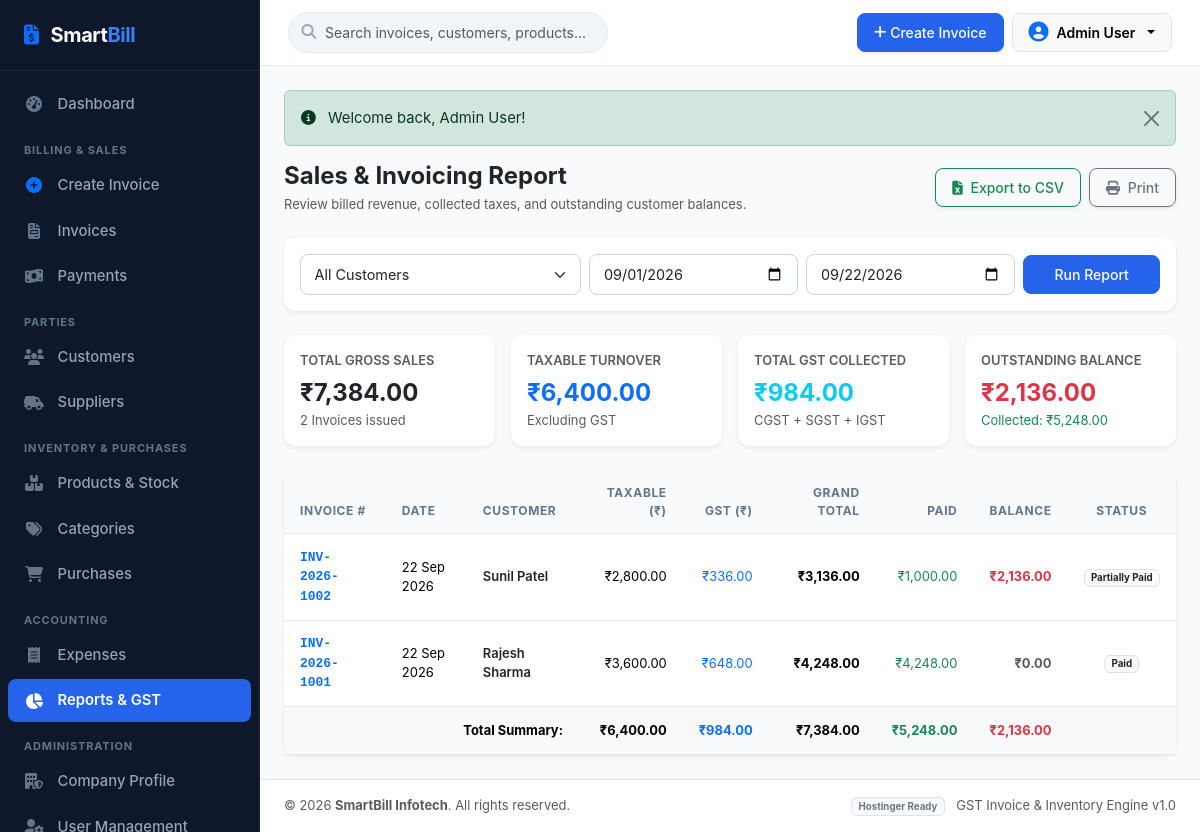
Screenshot of /reports/sales.php (signed in) with the database file from the repository.
### tables this page shows
CREATE TABLE IF NOT EXISTS `invoices` (
  `id` INT AUTO_INCREMENT PRIMARY KEY,
  `invoice_number` VARCHAR(50) NOT NULL UNIQUE,
  `invoice_date` DATE NOT NULL,
  `customer_id` INT NOT NULL,
  `customer_name` VARCHAR(150) NOT NULL,
  `customer_gstin` VARCHAR(30) DEFAULT NULL,
  `customer_address` TEXT DEFAULT NULL,
  `place_of_supply` VARCHAR(100) DEFAULT NULL,
  `subtotal` DECIMAL(12,2) DEFAULT 0.00,
  `discount` DECIMAL(12,2) DEFAULT 0.00,
  `taxable_amount` DECIMAL(12,2) DEFAULT 0.00,
  `cgst` DECIMAL(12,2) DEFAULT 0.00,
  `sgst` DECIMAL(12,2) DEFAULT 0.00,
  `igst` DECIMAL(12,2) DEFAULT 0.00,
  `grand_total` DECIMAL(12,2) DEFAULT 0.00,
  `paid_amount` DECIMAL(12,2) DEFAULT 0.00,
  `outstanding_amount` DECIMAL(12,2) DEFAULT 0.00,
  `status` ENUM('Paid', 'Partially Paid', 'Unpaid') DEFAULT 'Unpaid',
  `notes` TEXT DEFAULT NULL,
  `created_at` TIMESTAMP DEFAULT CURRENT_TIMESTAMP,
  INDEX `idx_customer` (`customer_id`),
  INDEX `idx_invoice_date` (`invoice_date`),
  INDEX `idx_status` (`status`)
);

CREATE TABLE IF NOT EXISTS `customers` (
  `id` INT AUTO_INCREMENT PRIMARY KEY,
  `name` VARCHAR(150) NOT NULL,
  `business_name` VARCHAR(200) DEFAULT NULL,
  `mobile` VARCHAR(20) DEFAULT NULL,
  `email` VARCHAR(150) DEFAULT NULL,
  `billing_address` TEXT DEFAULT NULL,
  `shipping_address` TEXT DEFAULT NULL,
  `gstin` VARCHAR(30) DEFAULT NULL,
  `pan` VARCHAR(30) DEFAULT NULL,
  `state` VARCHAR(100) DEFAULT 'Maharashtra',
  `state_code` VARCHAR(10) DEFAULT '27',
  `customer_type` ENUM('Registered', 'Unregistered', 'Composition', 'Consumer') DEFAULT 'Registered',
  `opening_balance` DECIMAL(12,2) DEFAULT 0.00,
  `created_at` TIMESTAMP DEFAULT CURRENT_TIMESTAMP
);

CREATE TABLE IF NOT EXISTS `company_settings` (
  `id` INT PRIMARY KEY DEFAULT 1,
  `company_name` VARCHAR(200) NOT NULL DEFAULT 'SmartBill Enterprises',
  `legal_name` VARCHAR(200) DEFAULT 'SmartBill Solutions Private Limited',
  `address` TEXT DEFAULT 'Plot No. 42, Tech City Road, Cyber Square',
  `city` VARCHAR(100) DEFAULT 'Mumbai',
  `state` VARCHAR(100) DEFAULT 'Maharashtra',
  `pin_code` VARCHAR(20) DEFAULT '400001',
  `mobile` VARCHAR(20) DEFAULT '+91 98765 43210',
  `email` VARCHAR(150) DEFAULT 'contact@smartbill.com',
  `gstin` VARCHAR(30) DEFAULT '27AABCS1429B1Z5',
  `pan` VARCHAR(30) DEFAULT 'AABCS1429B',
  `state_code` VARCHAR(10) DEFAULT '27',
  `logo` VARCHAR(255) DEFAULT NULL,
  `invoice_prefix` VARCHAR(20) DEFAULT 'INV-2026',
  `starting_invoice_number` INT DEFAULT 1001,
  `bank_name` VARCHAR(150) DEFAULT 'HDFC Bank Ltd',
  `account_number` VARCHAR(50) DEFAULT '50200012345678',
  `ifsc` VARCHAR(30) DEFAULT 'HDFC0001234',
  `upi_id` VARCHAR(100) DEFAULT 'smartbill@hdfcbank',
  `terms_conditions` TEXT DEFAULT '1. Goods once sold will not be taken back or exchanged.\n2. All disputes subject to local jurisdiction only.\n3. Interest @ 18% p.a. will be charged if payment is not made within due date.',
  `authorized_signatory` VARCHAR(150) DEFAULT 'For SmartBill Solutions Pvt Ltd',
  `updated_at` TIMESTAMP DEFAULT CURRENT_TIMESTAMP ON UPDATE CURRENT_TIMESTAMP
);

### reports/sales.php (the view, shortened to what this page needs)
<?php
require_once __DIR__ . '/../includes/auth_check.php';
$from_date = trim($_GET['from'] ?? date('Y-m-01'));
$to_date = trim($_GET['to'] ?? date('Y-m-d'));
$customer_id = (int)($_GET['customer_id'] ?? 0);
$query = "
    SELECT i.*, c.name as customer_name
    FROM invoices i
    LEFT JOIN customers c ON i.customer_id = c.id
    WHERE i.invoice_date >= ? AND i.invoice_date <= ?
";
$params = [$from_date, $to_date];
$query .= " ORDER BY i.invoice_date DESC, i.id DESC";
$stmt = $pdo->prepare($query);
$stmt->execute($params);
$sales = $stmt->fetchAll();
$total_invoices = count($sales);
$total_taxable = 0;
$total_tax = 0;
$total_grand = 0;
$total_received = 0;
$total_due = 0;
foreach ($sales as $s) {
    $total_taxable += (float)$s['taxable_amount'];
    $total_tax += ((float)$s['cgst'] + (float)$s['sgst'] + (float)$s['igst']);
    $total_grand += (float)$s['grand_total'];
    $total_received += (float)$s['paid_amount'];
    $total_due += (float)$s['outstanding_amount'];
}
include __DIR__ . '/../includes/header.php';
?>
<div class="d-flex flex-column flex-md-row justify-content-between align-items-md-center mb-4 gap-2">
    <div>
        <h4 class="fw-bold mb-1 text-dark">Sales & Invoicing Report</h4>
        <p class="text-muted small mb-0">Review billed revenue, collected taxes, and outstanding customer balances.</p>
    </div>
    <div class="d-flex gap-2">
        <a href="sales.php?from=<?= urlencode($from_date) ?>&to=<?= urlencode($to_date) ?>&customer_id=<?= $customer_id ?>&export=csv" class="btn btn-outline-success btn-sm shadow-sm">
            <i class="fa-solid fa-file-excel me-1"></i> Export to CSV
        </a>
        <button onclick="window.print()" class="btn btn-outline-secondary btn-sm shadow-sm">
            <i class="fa-solid fa-print me-1"></i> Print
        </button>
    </div>
</div>
<div class="card border-0 shadow-sm mb-4">
    <div class="card-body p-3">
        <form method="GET" action="sales.php" class="row g-2 align-items-center">
            <div class="col-md-4">
                <select name="customer_id" class="form-select form-select-sm" onchange="this.form.submit()">
                    <option value="0">All Customers</option>
                </select>
            </div>
            <div class="col-md-3">
                <input type="date" name="from" class="form-control form-control-sm" value="<?= htmlspecialchars($from_date) ?>" required title="From Date">
            </div>
            <div class="col-md-3">
                <input type="date" name="to" class="form-control form-control-sm" value="<?= htmlspecialchars($to_date) ?>" required title="To Date">
            </div>
            <div class="col-md-2 d-flex gap-2">
                <button type="submit" class="btn btn-primary btn-sm flex-grow-1">Run Report</button>
            </div>
        </form>
    </div>
</div>
<div class="row g-3 mb-4">
    <div class="col-sm-6 col-lg-3">
        <div class="card p-3 border-0 shadow-sm bg-white">
            <span class="text-muted small fw-semibold">TOTAL GROSS SALES</span>
            <div class="fs-4 fw-bold text-dark mt-1"><?= formatCurrency($total_grand) ?></div>
            <div class="small text-muted"><?= $total_invoices ?> Invoices issued</div>
        </div>
    </div>
    <div class="col-sm-6 col-lg-3">
        <div class="card p-3 border-0 shadow-sm bg-white">
            <span class="text-muted small fw-semibold">TAXABLE TURNOVER</span>
            <div class="fs-4 fw-bold text-primary mt-1"><?= formatCurrency($total_taxable) ?></div>
            <div class="small text-muted">Excluding GST</div>
        </div>
    </div>
    <div class="col-sm-6 col-lg-3">
        <div class="card p-3 border-0 shadow-sm bg-white">
            <span class="text-muted small fw-semibold">TOTAL GST COLLECTED</span>
            <div class="fs-4 fw-bold text-info mt-1"><?= formatCurrency($total_tax) ?></div>
            <div class="small text-muted">CGST + SGST + IGST</div>
        </div>
    </div>
    <div class="col-sm-6 col-lg-3">
        <div class="card p-3 border-0 shadow-sm bg-white">
            <span class="text-muted small fw-semibold">OUTSTANDING BALANCE</span>
            <div class="fs-4 fw-bold text-danger mt-1"><?= formatCurrency($total_due) ?></div>
            <div class="small text-success">Collected: <?= formatCurrency($total_received) ?></div>
        </div>
    </div>
</div>
<div class="card border-0 shadow-sm">
    <div class="card-body p-0">
        <?php if (empty($sales)): ?>
            <div class="p-4 text-center text-muted small">No sales records found in selected date range.</div>
        <?php else: ?>
            <div class="table-responsive">
                <table class="table table-hover align-middle mb-0 small">
                    <thead class="table-light">
                        <tr>
                            <th>Invoice #</th>
                            <th>Date</th>
                            <th>Customer</th>
                            <th class="text-end">Taxable (₹)</th>
                            <th class="text-end">GST (₹)</th>
                            <th class="text-end">Grand Total</th>
                            <th class="text-end">Paid</th>
                            <th class="text-end">Balance</th>
                            <th class="text-center">Status</th>
                        </tr>
                    </thead>
                    <tbody>
                        <?php foreach ($sales as $s): ?>
                            <?php $gst_amount = (float)$s['cgst'] + (float)$s['sgst'] + (float)$s['igst']; ?>
                            <tr>
                                <td class="fw-bold font-monospace">
                                    <a href="../invoices/view.php?id=<?= $s['id'] ?>" class="text-primary text-decoration-none">
                                        <?= htmlspecialchars($s['invoice_number']) ?>
                                    </a>
                                </td>
                                <td><?= formatDate($s['invoice_date'], 'd M Y') ?></td>
                                <td class="fw-semibold text-dark"><?= htmlspecialchars($s['customer_name']) ?></td>
                                <td class="text-end"><?= formatCurrency($s['taxable_amount']) ?></td>
                                <td class="text-end text-primary"><?= formatCurrency($gst_amount) ?></td>
                                <td class="text-end fw-bold"><?= formatCurrency($s['grand_total']) ?></td>
                                <td class="text-end text-success"><?= formatCurrency($s['paid_amount']) ?></td>
                                <td class="text-end fw-bold <?= ((float)$s['outstanding_amount'] > 0) ? 'text-danger' : 'text-muted' ?>">
                                    <?= formatCurrency($s['outstanding_amount']) ?>
                                </td>
                                <td class="text-center">
                                    <span class="badge bg-light text-dark border"><?= htmlspecialchars($s['status']) ?></span>
                                </td>
                            </tr>
                        <?php endforeach; ?>
                    </tbody>
                    <tfoot class="table-light fw-bold">
                        <tr>
                            <td colspan="3" class="text-end">Total Summary:</td>
                            <td class="text-end"><?= formatCurrency($total_taxable) ?></td>
                            <td class="text-end text-primary"><?= formatCurrency($total_tax) ?></td>
                            <td class="text-end"><?= formatCurrency($total_grand) ?></td>
                            <td class="text-end text-success"><?= formatCurrency($total_received) ?></td>
                            <td class="text-end text-danger"><?= formatCurrency($total_due) ?></td>
                            <td></td>
                        </tr>
                    </tfoot>
                </table>
            </div>
        <?php endif; ?>
    </div>
</div>
<?php include __DIR__ . '/../includes/footer.php'; ?>

### includes/footer.php (shortened to what this page needs)
        </main>
        <footer class="bg-white border-top py-3 px-4 text-center text-md-between d-flex flex-column flex-md-row align-items-center justify-content-between text-muted small mt-auto">
            <div>
                &copy; <?= date('Y') ?> <strong><?= htmlspecialchars($company_info['company_name'] ?? 'SmartBill') ?></strong>. All rights reserved.
            </div>
            <div class="mt-1 mt-md-0">
                <span class="badge bg-light text-secondary border">Hostinger Ready</span>
                <span class="ms-2">GST Invoice & Inventory Engine v1.0</span>
            </div>
        </footer>
    </div>
</div>
</body>
</html>

### assets/css/style.css (style rules this page uses)
:root { --sb-primary: #2563eb; --sb-primary-hover: #1d4ed8; --sb-primary-light: #eff6ff; --sb-secondary: #475569; --sb-success: #059669; --sb-success-light: #ecfdf5; --sb-warning: #d97706; --sb-warning-light: #fffbeb; --sb-danger: #dc2626; --sb-danger-light: #fef2f2; --sb-info: #0891b2; --sb-dark: #0f172a; --sb-slate: #1e293b; --sb-sidebar-bg: #0f172a; --sb-sidebar-text: #94a3b8; --sb-sidebar-active: #3b82f6; --sb-border: #e2e8f0; --sb-bg: #f8fafc; --sb-card-bg: #ffffff; --sb-text: #1e293b; --sb-text-muted: #64748b; --sb-sidebar-width: 260px; }
body { font-family: -apple-system, BlinkMacSystemFont, "Segoe UI", Roboto, "Helvetica Neue", Arial, sans-serif; background-color: var(--sb-bg); color: var(--sb-text); min-height: 100vh; margin: 0; padding: 0; font-size: 0.925rem; }
.card { border: 1px solid var(--sb-border); border-radius: 0.75rem; box-shadow: 0 1px 3px 0 rgba(0, 0, 0, 0.04); }
.table th { background-color: #f8fafc; font-size: 0.75rem; font-weight: 700; text-transform: uppercase; letter-spacing: 0.05em; color: var(--sb-text-muted); border-bottom: 1px solid var(--sb-border); padding: 0.85rem 1rem; }
.table td { padding: 0.85rem 1rem; vertical-align: middle; border-bottom: 1px solid var(--sb-border); }
.form-control, .form-select { border-color: #cbd5e1; border-radius: 0.5rem; font-size: 0.9rem; padding: 0.55rem 0.85rem; }
.btn { font-weight: 500; border-radius: 0.5rem; padding: 0.5rem 1rem; transition: all 0.15s ease; }
.btn-primary { background-color: var(--sb-primary); border-color: var(--sb-primary); }

### rows the page displays
invoices: invoice_number "INV-2026-1002", invoice_date "22 Sep 2026", customer.name "Sunil Patel", taxable_amount "₹2,800.00", formatCurrency($gst_amount) "₹336.00", grand_total "₹3,136.00", paid_amount "₹1,000.00", outstanding_amount "₹2,136.00", status "Partially Paid"
invoices: invoice_number "INV-2026-1001", invoice_date "22 Sep 2026", customer.name "Rajesh Sharma", taxable_amount "₹3,600.00", formatCurrency($gst_amount) "₹648.00", grand_total "₹4,248.00", paid_amount "₹4,248.00", outstanding_amount "₹0.00", status "Paid"
company_settings: company_name "SmartBill Infotech"

### other values shown
$_SESSION['user_name'] "Admin User"
$flash['text'] "Welcome back, Admin User!"
formatCurrency($total_grand) "₹7,384.00"
$total_invoices "2"
formatCurrency($total_taxable) "₹6,400.00"
formatCurrency($total_tax) "₹984.00"
formatCurrency($total_due) "₹2,136.00"
formatCurrency($total_received) "₹5,248.00"
